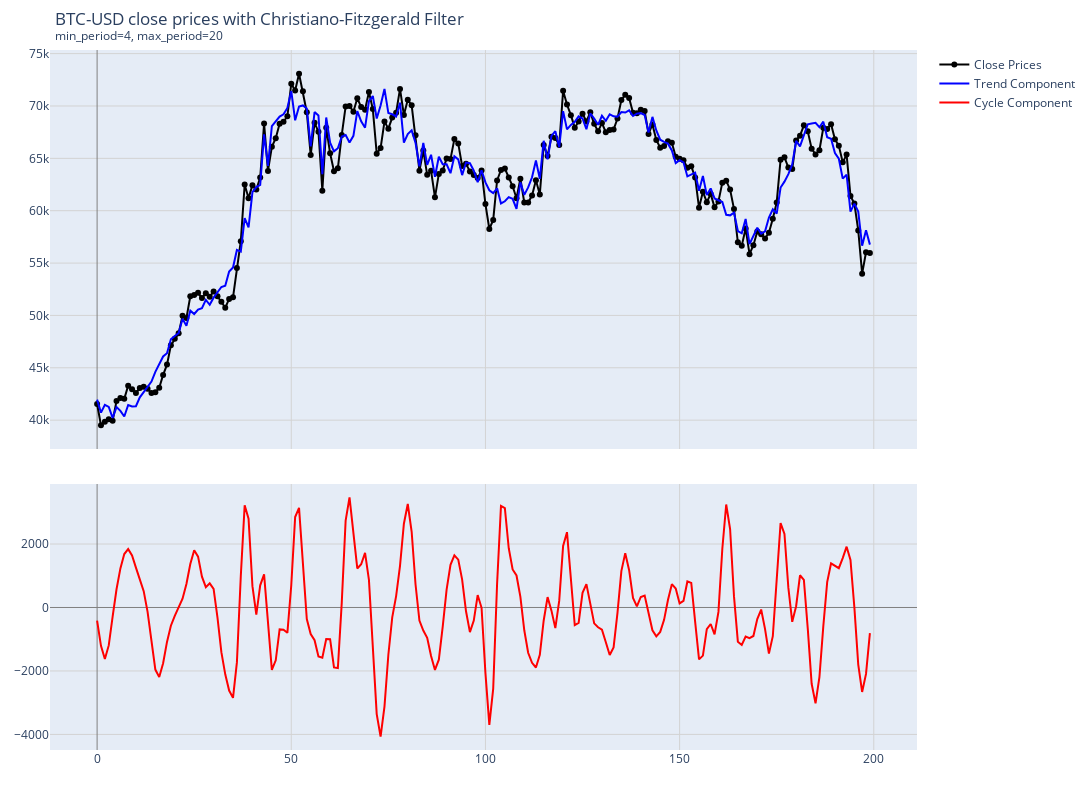

Source (notebook cell):
### Code cell
from statsmodels.tsa.filters.cf_filter import cffilter

# Apply the Christiano-Fitzgerald filter
min_period, max_period = 4, 20
cycle, trend = cffilter(x, low=min_period, high=max_period, drift=False)  # Note that drift seems to not work well
plot_cf_filter(x, cycle, trend, 200, min_period, max_period)

### Figure 1 — Plotly figure (JSON) as saved in the notebook; plotly's stock layout.template omitted (floating-point values rounded to 4 significant figures; data arrays with more than 128 entries replaced by an {"elided": "..."} marker saying what was removed)
{"data": [{"line": {"color": "black"}, "mode": "lines+markers", "name": "Close Prices", "type": "scatter", "x": {"elided": "200 int values"}, "xaxis": "x", "y": {"elided": "200 float values"}, "yaxis": "y"}, {"line": {"color": "blue"}, "mode": "lines", "name": "Trend Component", "type": "scatter", "x": {"elided": "200 int values"}, "xaxis": "x", "y": {"elided": "200 float values"}, "yaxis": "y"}, {"line": {"color": "red"}, "mode": "lines", "name": "Cycle Component", "type": "scatter", "x": {"elided": "200 int values"}, "xaxis": "x2", "y": {"elided": "200 float values"}, "yaxis": "y2"}], "layout": {"height": 800, "margin": {"b": 50, "l": 50, "r": 50, "t": 50}, "showlegend": true, "title": {"text": "BTC-USD close prices with Christiano-Fitzgerald Filter<br><sup>min_period=4, max_period=20</sup>"}, "width": 1600, "xaxis": {"anchor": "y", "domain": [0, 1], "gridcolor": "lightgrey", "matches": "x2", "showgrid": true, "showticklabels": false, "zeroline": true, "zerolinecolor": "grey", "zerolinewidth": 1}, "xaxis2": {"anchor": "y2", "domain": [0, 1], "gridcolor": "lightgrey", "showgrid": true, "zeroline": true, "zerolinecolor": "grey", "zerolinewidth": 1}, "yaxis": {"anchor": "x", "domain": [0.43, 1], "gridcolor": "lightgrey", "showgrid": true, "zeroline": true, "zerolinecolor": "grey", "zerolinewidth": 1}, "yaxis2": {"anchor": "x2", "domain": [0, 0.38], "gridcolor": "lightgrey", "showgrid": true, "zeroline": true, "zerolinecolor": "grey", "zerolinewidth": 1}}}
